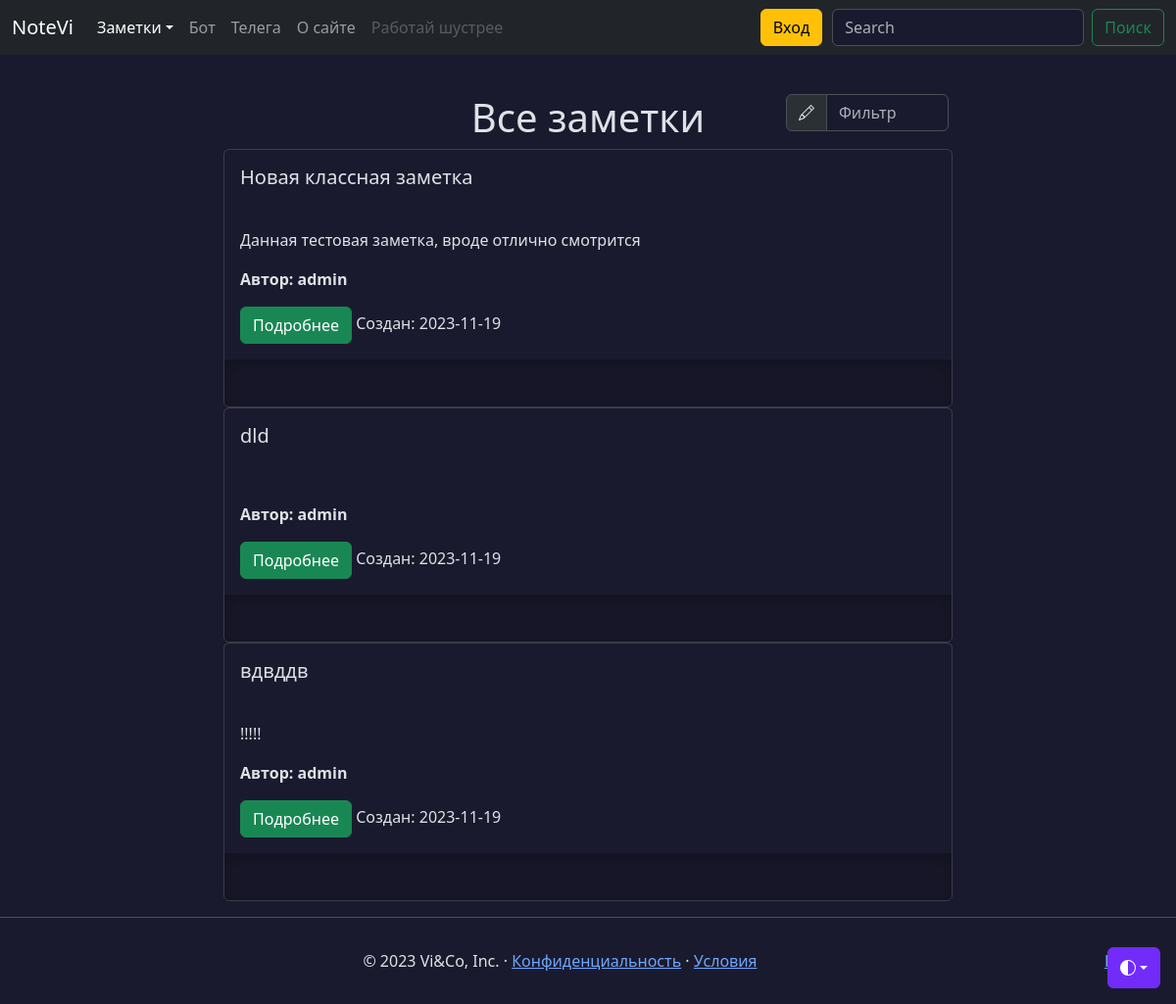
/notes/public, run on the app's committed database.
### models.py (models this page shows, shortened)
class Note(db.Model):
    id = db.Column(db.Integer, primary_key=True)
    title = db.Column(db.String(100), nullable=False, default=' ')
    intro = db.Column(db.String(200), nullable=False, default=' ')
    text = db.Column(db.Text, nullable=False, default=' ')
    user_id = db.Column(db.Integer,
                        db.ForeignKey('user.id'),)
    data = db.Column(db.Date, nullable=False, default=datetime.utcnow)
    favorites = db.relationship('User',
                                secondary='favorites',
                                backref=db.backref('favorite_notes',
                                                   lazy=True),
                                lazy='subquery')
    public = db.Column(db.String(8), default=None)
    files = db.relationship('File',
                            secondary='note_file',
                            lazy='subquery',
                            backref=db.backref('notes',
                                               lazy=True))

class User(db.Model, UserMixin):
    id = db.Column(db.Integer, primary_key=True)
    username = db.Column(
        db.String(64), index=True, unique=True, nullable=False
    )
    email = db.Column(db.String(120), index=True, unique=True, nullable=False)
    password_hash = db.Column(db.String(255), nullable=False)
    notes = db.relationship('Note', backref='author', lazy='dynamic')
    created_on = db.Column(db.DateTime(), default=datetime.utcnow)
    updated_on = db.Column(
        db.DateTime(), default=datetime.utcnow, onupdate=datetime.utcnow
    )
    is_active = db.Column(db.Boolean(), default=True)

### views/notes.py (the view)
@app.route('/notes/public')
def public():
    endpoint = request.endpoint
    notes = Note.query.filter_by(public='on').order_by(Note.id.desc()).all()
    return render_template('notes.html', notes=notes, endpoint=endpoint)

### templates/notes.html (shortened to what this page needs)
{% extends 'base.html' %}
{% block content %}
{% if endpoint == 'public' or current_user.is_authenticated %}
<div class="container mt-5">
  <div class="row justify-content-md-center">
    {% if notes|length > 0 %}
    <div class="col-sm-4 col-lg-2">
    </div>
    <div class="col-sm-4 align-self-center">
        <h1 style="text-align: center;">Все заметки</h1>
    {% endif %}
    </div>
    {% if notes|length > 0 %}
      <div class="col-sm-4 col-lg-2 mb-2">
        <div class="input-group">
          <span class="input-group-text" id="basic-addon1">
          </span>
          <input type="text" class="form-control" placeholder="Фильтр" aria-label="Фильтр" aria-describedby="basic-addon1" id="filterInput">
        </div>
      </div>
    </div>
    {% endif %}
    {% if notes|length > 0 %}
      {% for note in notes %}
        <div class="card container col-lg-8 p-0">
          <div class="card-body container">
            <h5 class="card-title col-7">{{ note.title }}</h5>
          </div>
          <div class="card-body container">
            <p class="card-text">{{ note.intro }}</p>
            <p><b>Автор: {{ note.author.username }}</b></p>
            <a href="/notes/{{ note.id }}" class="btn btn-success" data-toggle="button" aria-pressed="false" autocomplete="off">
                Подробнее
            </a>
            <note class="date col">Cоздан: {{ note.data }}</note>
          </div>
          <div class="b-example-divider" style="width: 100%;"></div>
        </div>
      {% endfor %}
    {% endif %}
  </div>
  {% else %}
  <div class="container mt-5">
    <h1 style="text-align: center;">Войдите или зарегистрируйтесь</h1>
  </div>
  {% endif %}
{% endblock %}

### static/css/base.css (style rules this page uses)
body { padding-top: 3rem; color: rgb(var(--bs-tertiary-color-rgb)); display: flex; flex-direction: column; height: 100%; }
.b-example-divider { width: 100%; height: 3rem; background-color: rgba(0, 0, 0, .1); border: solid rgba(0, 0, 0, .15); border-width: 1px 0; box-shadow: inset 0 .5em 1.5em rgba(0, 0, 0, .1), inset 0 .125em .5em rgba(0, 0, 0, .15); }
.bi { vertical-align: -.125em; fill: currentColor; }
p { white-space: pre-line; }

### data on the page
Note: title "Новая классная заметка", intro "Данная тестовая заметка, вроде отлично смотрится", author.username "admin", data "2023-11-19"
Note: title "dld", author.username "admin", data "2023-11-19"
Note: title "вдвддв", intro "!!!!!", author.username "admin", data "2023-11-19"
